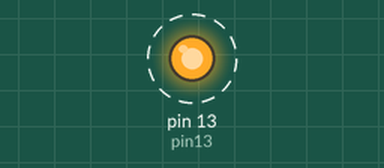
A sketch run on a simulated Arduino Uno, built with avr-gcc and run on an emulated ATmega328P. Parts: output pins drawn as LEDs (lit = HIGH). Dashed ring = blinking.

Above: at 0.5 s.
Timing chart, 0 to 4.6 s (numbered marks = the images above):
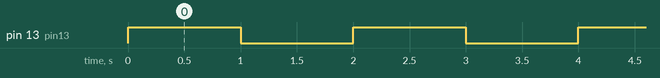

Measured:
- by itself, pin 13 (pin13): alternates HIGH for 1.0 s and LOW for 1.0 s

The sketch:

test-buzzer.ino
```cpp
#define pin13 13
void setup() {
  // put your setup code here, to run once:
  pinMode(pin13,OUTPUT);
}

void loop() {
  // put your main code here, to run repeatedly:
  digitalWrite(pin13,HIGH);
  delay(1000);
  digitalWrite(pin13,LOW);
  delay(1000);
}
```
